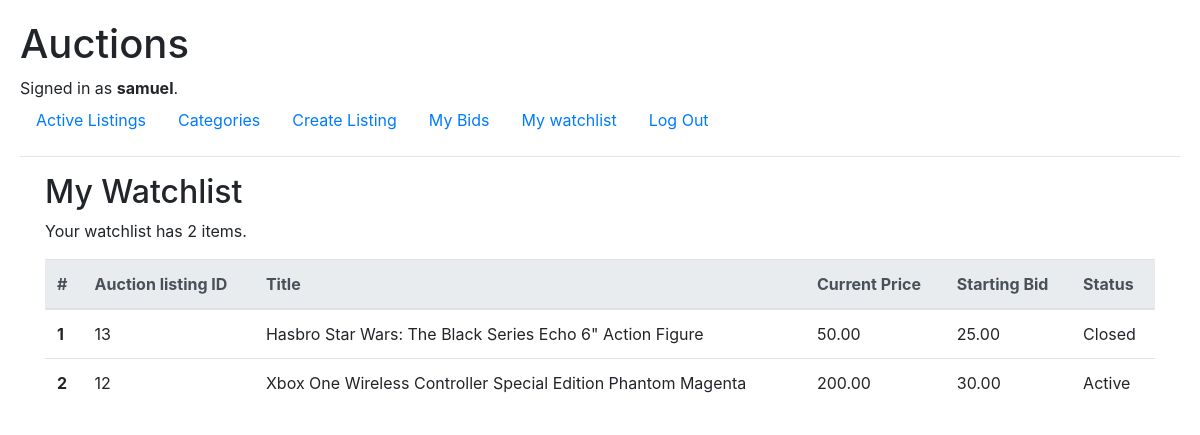
The app's page /watchlist (signed in) with its own data.
### auctions/models.py (models this page shows, shortened)
class User(AbstractUser):
    email = models.EmailField(unique=True)

class Auction(models.Model):
    title = models.CharField(max_length=64)
    description = models.TextField(max_length=512)
    starting_bid = models.DecimalField(max_digits=9, decimal_places=2, default=0.00)
    current_bid = models.DecimalField(max_digits=9, decimal_places=2, default=0.00)
    category = models.ForeignKey(Category, on_delete=models.CASCADE, related_name="auction_category", blank=True, null=True) # related_name search all the auctions with a given category
    imageURL = models.URLField(blank=True)
    seller = models.ForeignKey(User, on_delete=models.CASCADE, related_name="auction_seller")
    closed = models.BooleanField(default=False)
    creation_date = models.DateTimeField(auto_now_add=True)
    update_date = models.DateTimeField(auto_now=True, null=True)
    end_date = models.DateTimeField(null=True)

### auctions/views.py (the view)
# urls.py: path("watchlist", views.watchlist, name="watchlist"),
@login_required(login_url="login")
def watchlist(request):
    try:
        watchlist = Watchlist.objects.get(user=request.user)
        auctions = watchlist.auctions.all().order_by('-id')
        watchingNum = watchlist.auctions.all().count()
    except ObjectDoesNotExist:
        watchlist = None
        auctions = None
        watchingNum = 0
    return render(request, "auctions/watchlist.html", {
        "watchlist": watchlist,
        "auctions": auctions,
        "watchingNum": watchingNum
    })

### auctions/templates/auctions/watchlist.html
{% extends "auctions/layout.html" %}
{% block body %}
<div class="container">
    <h2>My Watchlist</h2>
    {% if watchlist %}
    <div><p>Your watchlist has {{ watchingNum }} items.</p></div>
    <table class="table table-hover">
        <thead class="thead-light">
          <tr>
            <th scope="col">#</th>
            <th scope="col">Auction listing ID</th>
            <th scope="col">Title</th>
            <th scope="col">Current Price</th>
            <th scope="col">Starting Bid</th>
            <th scope="col">Status</th>
          </tr>
        </thead>
        <tbody>
        {% for auction in auctions %}
          <tr>
            <th scope="row">{{ forloop.counter }}</th>
            <td>{{ auction.id }}</td>
            <td><a href="{% url 'listing' auction.id %}" style="color: inherit;">{{ auction.title }}</a></td>
            <td>{{ auction.current_bid }}</td>
            <td>{{ auction.starting_bid }}</td>
            <td>
                {% if auction.closed %}
                    Closed
                {% else %}
                    Active
                {% endif %}
            </td>
          </tr>
        {% endfor %}
        </tbody>
      </table>
      {% else %}
      <p>No items in your watchlist.</p>
      {% endif %}
</div>
{% endblock %}

### auctions/templates/auctions/layout.html (shortened to what this page needs)
{% load static %}
<!DOCTYPE html>
<html lang="en">
    <head>
        <link rel="stylesheet" href="https://stackpath.bootstrapcdn.com/bootstrap/4.4.1/css/bootstrap.min.css">
        <link href="{% static 'auctions/styles.css' %}" rel="stylesheet">
    </head>
    <body>
        <h1>Auctions</h1>
        <div>
            {% if user.is_authenticated %}
                Signed in as <strong>{{ user.username }}</strong>.
            {% else %}
                Not signed in.
            {% endif %}
        </div>
        <ul class="nav">
            <li class="nav-item">
                <a class="nav-link" href="{% url 'index' %}">Active Listings</a>
            </li>
            <li class="nav-item">
                <a class="nav-link" href="{% url 'categories' %}">Categories</a>
            </li>
            {% if user.is_authenticated %}
                <li class="nav-item">
                    <a class="nav-link" href="{% url 'create' %}">Create Listing</a>
                </li>
                <li class="nav-item">
                    <a class="nav-link" href="{% url 'mybiddings' %}">My Bids</a>
                </li>
                <li class="nav-item">
                    <a class="nav-link" href="{% url 'watchlist' %}">My watchlist</a>
                </li>
                <li class="nav-item">
                    <a class="nav-link" href="{% url 'logout' %}">Log Out</a>
                </li>
            {% endif %}
        </ul>
        <hr>
        {% block body %}
        {% endblock %}
    </body>
</html>

### auctions/static/auctions/styles.css (style rules this page uses)
body { margin: 10px; padding: 10px; }

### records on screen
User: username "samuel"
Auction: id "13", title "Hasbro Star Wars: The Black Series Echo 6\" Action Figure", current_bid "50.00", starting_bid "25.00", closed "Closed"
Auction: id "12", title "Xbox One Wireless Controller Special Edition Phantom Magenta", current_bid "200.00", starting_bid "30.00", closed "Active"

### other values on screen
{{ watchingNum }} "2"
